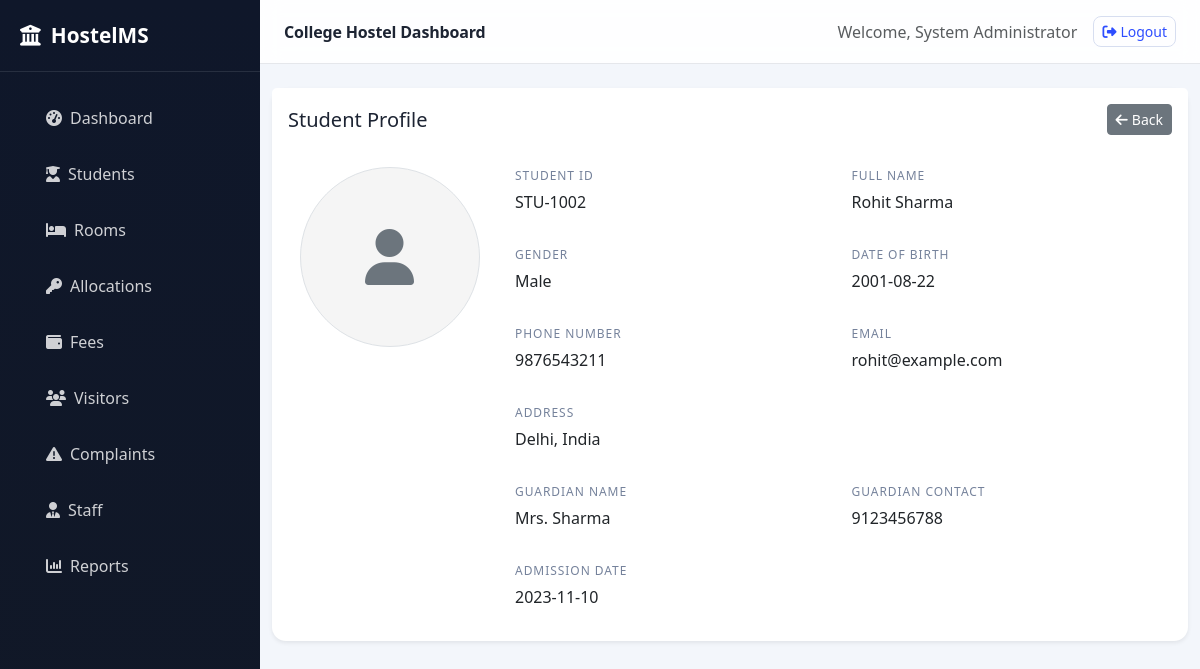
Screenshot of /student_view.php?id=2 (signed in) with the database file from the repository.
### tables this page shows
CREATE TABLE students (
    id INT AUTO_INCREMENT PRIMARY KEY,
    student_id VARCHAR(30) NOT NULL UNIQUE,
    full_name VARCHAR(100) NOT NULL,
    gender ENUM('Male','Female','Other') NOT NULL,
    dob DATE NOT NULL,
    phone VARCHAR(20) NOT NULL,
    email VARCHAR(100) NOT NULL,
    address TEXT NOT NULL,
    guardian_name VARCHAR(100) NOT NULL,
    guardian_contact VARCHAR(20) NOT NULL,
    admission_date DATE NOT NULL,
    photo VARCHAR(255) DEFAULT NULL,
    created_at TIMESTAMP DEFAULT CURRENT_TIMESTAMP
);

### config.php (called while the page is built, shortened)
<?php
$host = getenv('HOSTEL_DB_HOST') ?: 'localhost';
$user = getenv('HOSTEL_DB_USER') ?: 'root';
$pass = getenv('HOSTEL_DB_PASS') ?: '';
$dbname = getenv('HOSTEL_DB_NAME') ?: 'hostel_management';
$conn = new mysqli($host, $user, $pass, $dbname);
function getAdminName() {
    global $conn;
    $stmt = $conn->prepare('SELECT full_name FROM admins WHERE id = ?');
    $stmt->bind_param('i', $_SESSION['admin_id']);
    $stmt->execute();
    $result = $stmt->get_result();
    $admin = $result->fetch_assoc();
    return $admin ? $admin['full_name'] : 'Admin';
}

### student_view.php (the view, shortened to what this page needs)
<?php
require_once __DIR__ . '/config.php';
$id = (int)($_GET['id'] ?? 0);
$stmt = $conn->prepare('SELECT * FROM students WHERE id = ?');
$stmt->bind_param('i', $id);
$stmt->execute();
$student = $stmt->get_result()->fetch_assoc();
?>
<!DOCTYPE html>
<html lang="en">
<head>
    <link href="https://cdn.jsdelivr.net/npm/bootstrap@5.3.3/dist/css/bootstrap.min.css" rel="stylesheet">
    <link rel="stylesheet" href="https://cdnjs.cloudflare.com/ajax/libs/font-awesome/6.5.2/css/all.min.css">
    <link rel="stylesheet" href="assets/css/style.css">
</head>
<body>
    <?php include __DIR__ . '/includes/sidebar.php'; ?>
    <main class="main-content">
        <?php include __DIR__ . '/includes/navbar.php'; ?>
        <div class="container-fluid py-4">
            <div class="card shadow-sm border-0">
                <div class="card-header d-flex justify-content-between align-items-center bg-white border-0 py-3">
                    <h5 class="mb-0">Student Profile</h5>
                    <a href="students.php" class="btn btn-secondary btn-sm"><i class="fa-solid fa-arrow-left me-1"></i>Back</a>
                </div>
                <div class="card-body">
                    <div class="row g-4">
                        <div class="col-md-3 text-center">
                            <?php if (!empty($student['photo'])): ?>
                                <img src="<?= htmlspecialchars($student['photo']) ?>" class="img-fluid rounded-circle border" style="width:180px;height:180px;object-fit:cover;">
                            <?php else: ?>
                                <div class="rounded-circle border d-flex align-items-center justify-content-center" style="width:180px;height:180px;margin:0 auto;background:#f5f5f5;font-size:56px;color:#6c757d;"><i class="fa-solid fa-user"></i></div>
                            <?php endif; ?>
                        </div>
                        <div class="col-md-9">
                            <div class="row g-3">
                                <div class="col-md-6"><p class="detail-label">Student ID</p><p><?= htmlspecialchars($student['student_id']) ?></p></div>
                                <div class="col-md-6"><p class="detail-label">Full Name</p><p><?= htmlspecialchars($student['full_name']) ?></p></div>
                                <div class="col-md-6"><p class="detail-label">Gender</p><p><?= htmlspecialchars($student['gender']) ?></p></div>
                                <div class="col-md-6"><p class="detail-label">Date of Birth</p><p><?= htmlspecialchars($student['dob']) ?></p></div>
                                <div class="col-md-6"><p class="detail-label">Phone Number</p><p><?= htmlspecialchars($student['phone']) ?></p></div>
                                <div class="col-md-6"><p class="detail-label">Email</p><p><?= htmlspecialchars($student['email']) ?></p></div>
                                <div class="col-md-12"><p class="detail-label">Address</p><p><?= htmlspecialchars($student['address']) ?></p></div>
                                <div class="col-md-6"><p class="detail-label">Guardian Name</p><p><?= htmlspecialchars($student['guardian_name']) ?></p></div>
                                <div class="col-md-6"><p class="detail-label">Guardian Contact</p><p><?= htmlspecialchars($student['guardian_contact']) ?></p></div>
                                <div class="col-md-6"><p class="detail-label">Admission Date</p><p><?= htmlspecialchars($student['admission_date']) ?></p></div>
                            </div>
                        </div>
                    </div>
                </div>
            </div>
        </div>
    </main>
</body>
</html>

### includes/navbar.php (shortened to what this page needs)
<nav class="top-navbar">
    <div class="container-fluid d-flex justify-content-between align-items-center py-3 px-4">
        <div>
            <span class="fw-bold text-primary">College Hostel Dashboard</span>
        </div>
        <div class="d-flex align-items-center gap-3">
            <span class="text-muted">Welcome, <?= htmlspecialchars(getAdminName()) ?></span>
            <a href="logout.php" class="btn btn-outline-primary btn-sm">
                <i class="fa-solid fa-right-from-bracket me-1"></i>Logout
            </a>
        </div>
    </div>
</nav>
        <?php include __DIR__ . '/sidebar.php'; ?>

### assets/css/style.css (style rules this page uses)
:root { --primary: #2d4dff; --primary-dark: #1e3ad8; --secondary: #f4f7ff; --text: #1d2433; --muted: #6b7280; --success: #12b76a; --warning: #f59e0b; --danger: #ef4444; --light: #f8fafc; --border: #e5e7eb; }
* { box-sizing: border-box; }
body { font-family: 'Segoe UI', Tahoma, sans-serif; background: #f3f6fb; color: var(--text); line-height: 1.5; }
.main-content { margin-left: 260px; min-height: 100vh; }
.top-navbar { background: rgba(255,255,255,0.9); backdrop-filter: blur(10px); border-bottom: 1px solid var(--border); position: sticky; top: 0; z-index: 1000; }
.top-navbar .text-primary { color: var(--text) !important; letter-spacing: -0.01em; }
.top-navbar .btn-outline-primary { border-color: #d7def0; color: var(--primary); border-radius: 8px; }
.card { border-color: #e5eaf3; border-radius: 14px; }
.card-header { color: var(--text); }
.detail-label { font-size: 0.75rem; text-transform: uppercase; letter-spacing: 0.08em; color: #75829b; margin-bottom: 5px; }

### rows the page displays
students: student "STU-1002", full_name "Rohit Sharma", gender "Male", dob "2001-08-22", phone "9876543211", email "rohit@example.com", address "Delhi, India", guardian_name "Mrs. Sharma", guardian_contact "9123456788", admission_date "2023-11-10"

### other values shown
getAdminName() "System Administrator"
